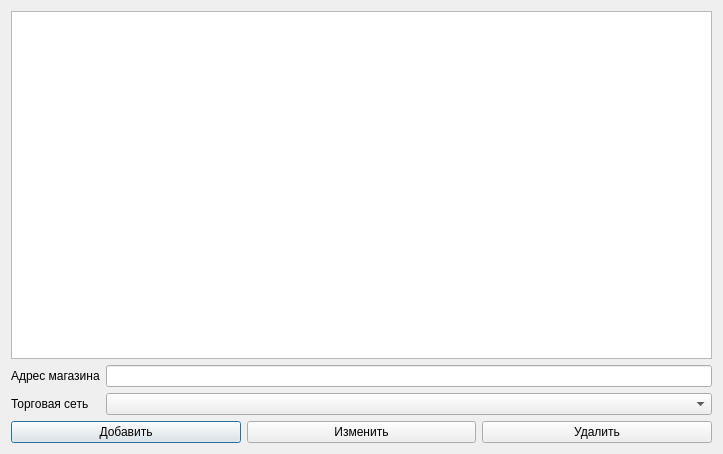
<?xml version="1.0" encoding="UTF-8"?>
<ui version="4.0">
 <class>MarketPlaceDialog</class>
 <widget class="QDialog" name="MarketPlaceDialog">
  <property name="geometry">
   <rect>
    <x>0</x>
    <y>0</y>
    <width>723</width>
    <height>454</height>
   </rect>
  </property>
  <property name="windowTitle">
   <string>Адреса магазинов</string>
  </property>
  <property name="windowIcon">
   <iconset>
    <normaloff>location.ico</normaloff>location.ico</iconset>
  </property>
  <layout class="QGridLayout" name="gridLayout">
   <item row="0" column="0">
    <layout class="QVBoxLayout" name="verticalLayout">
     <item>
      <widget class="QTableWidget" name="tableWidget"/>
     </item>
     <item>
      <layout class="QFormLayout" name="formLayout">
       <item row="0" column="0">
        <widget class="QLabel" name="label">
         <property name="text">
          <string>Адрес магазина</string>
         </property>
        </widget>
       </item>
       <item row="0" column="1">
        <widget class="QLineEdit" name="lineEditAddress">
         <property name="sizePolicy">
          <sizepolicy hsizetype="Expanding" vsizetype="Preferred">
           <horstretch>0</horstretch>
           <verstretch>0</verstretch>
          </sizepolicy>
         </property>
        </widget>
       </item>
       <item row="1" column="0">
        <widget class="QLabel" name="label_2">
         <property name="text">
          <string>Торговая сеть</string>
         </property>
        </widget>
       </item>
       <item row="1" column="1">
        <widget class="QComboBox" name="cmbMarket"/>
       </item>
      </layout>
     </item>
     <item>
      <layout class="QHBoxLayout" name="horizontalLayout">
       <item>
        <widget class="QPushButton" name="btnSave">
         <property name="sizePolicy">
          <sizepolicy hsizetype="Minimum" vsizetype="Preferred">
           <horstretch>0</horstretch>
           <verstretch>0</verstretch>
          </sizepolicy>
         </property>
         <property name="text">
          <string>Добавить</string>
         </property>
        </widget>
       </item>
       <item>
        <widget class="QPushButton" name="btnUpdate">
         <property name="sizePolicy">
          <sizepolicy hsizetype="Minimum" vsizetype="Preferred">
           <horstretch>0</horstretch>
           <verstretch>0</verstretch>
          </sizepolicy>
         </property>
         <property name="text">
          <string>Изменить</string>
         </property>
        </widget>
       </item>
       <item>
        <widget class="QPushButton" name="btnDelete">
         <property name="sizePolicy">
          <sizepolicy hsizetype="Minimum" vsizetype="Preferred">
           <horstretch>0</horstretch>
           <verstretch>0</verstretch>
          </sizepolicy>
         </property>
         <property name="text">
          <string>Удалить</string>
         </property>
        </widget>
       </item>
      </layout>
     </item>
    </layout>
   </item>
  </layout>
 </widget>
 <resources/>
 <connections/>
</ui>
